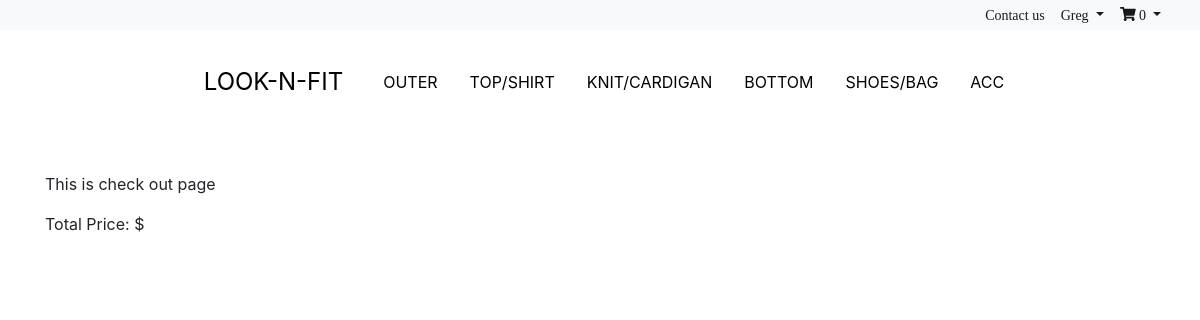
The page /checkout/ (signed in) on the database as committed earlier.
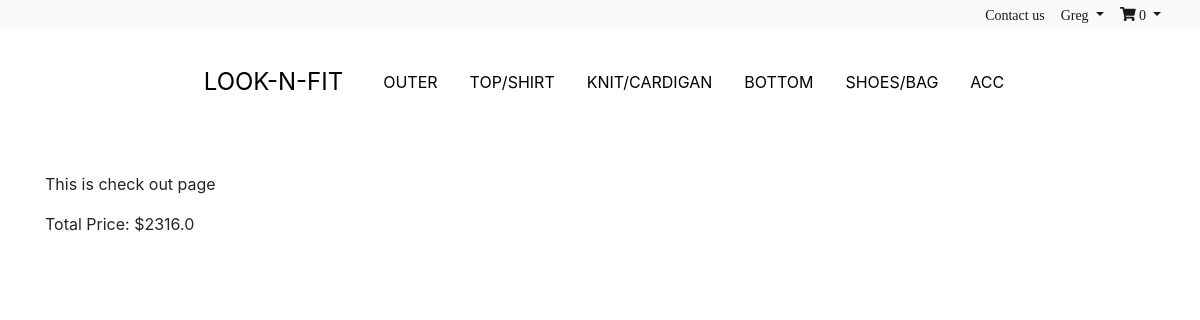
The same page on the database as committed later.
### market/models.py (models this page shows, shortened)
class Order(models.Model):
    user = models.ForeignKey(User, on_delete=models.CASCADE)
    products = models.ManyToManyField(OrderItem)
    ordered = models.BooleanField(default=False)
    address = models.TextField(default="")
    def get_total_price(self):
        total = 0
        for item in self.products.all():
            total += item.get_total_price()
        return total
    def get_total_price_stripe(self):
        total = 0
        for item in self.products.all():
            total += item.get_total_price()
        return total * 100

class OrderItem(models.Model):
    user = models.ForeignKey(User, on_delete=models.CASCADE)
    product = models.ForeignKey(Product, on_delete=models.CASCADE)
    quantity = models.IntegerField(default=0)
    ordered = models.BooleanField(default=False)
    def get_total_price(self):
        return self.quantity * self.product.price

class Product(models.Model):
    owner = models.ForeignKey(User, on_delete=models.CASCADE, default ='1')
    title = models.TextField()
    description = models.TextField(max_length=10000)
    image_url = models.FileField(upload_to=get_upload_path)
    inventoryCount = models.IntegerField(default=0)
    created = models.DateTimeField(auto_now_add=True)
    price = models.FloatField()
    category = models.TextField()

### payments/views.py (the view)
# urls.py: path('checkout/', payments_views.checkout, name='checkout'),
@login_required
def checkout(request):
    context = {}
    if request.method == 'GET':
        orders = Order.objects.all().filter(user=request.user)
        if orders.exists():
            order = orders[0]
            context = {'order' : order}
        return render(request, 'checkout.html', context)

### templates/checkout.html (shortened to what this page needs)
{% extends 'base.html' %}
{% block content %}
    <p> This is check out page</p>
    Total Price: ${{ order.get_total_price}}
    <br><br><br>
{% endblock content %}

Rows that differ between the two databases and show on the page:
added Order: get_total_price "2316.0"
